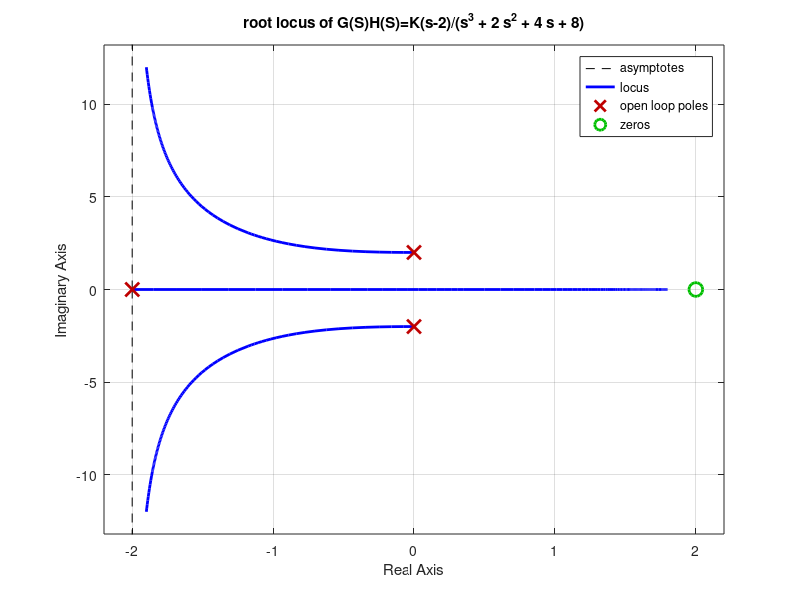

The MATLAB source for this figure:
num = [1 -2];
denum =[1 2 4 8];
sys = tf(num,denum)
rlocus(sys);
title('root locus of G(S)H(S)=K(s-2)/(s^3 + 2 s^2 + 4 s + 8)');